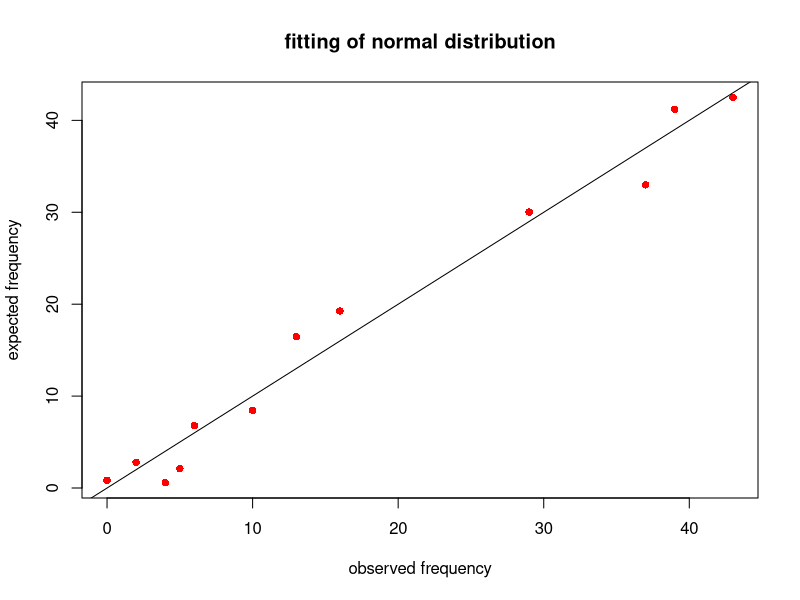

Write the R code that produced this figure.
#experiment 23
midx=seq(17.05,86.35,7.7)
midx
f=c(2,10,16,37,43,39,29,13,06,05)
m=sum(f*midx)/sum(f)
ssd=sqrt((sum(f*(midx-m)^2)/sum(f)))
l=c(13.2,20.9,28.6,36.3,44,51.7,59.4,67.1,74.8,82.5)
l=c(l,90.2)
cdf=pnorm(l,m,ssd)
cdf=c(0,cdf,1)
pcf=diff(cdf)
f=c(0,f,4)
ef=round(pcf*sum(f),4)
fr=data.frame(f,ef)
fr
plot(f,ef,type="p",col= "red",pch=16, main="fitting of normal distribution",xlab="observed frequency", ylab="expected frequency")
abline(0,1)